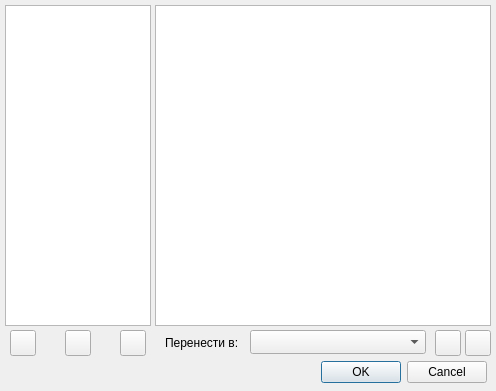
<?xml version="1.0" encoding="UTF-8"?>
<ui version="4.0">
 <class>gcomps</class>
 <widget class="QDialog" name="gcomps">
  <property name="geometry">
   <rect>
    <x>0</x>
    <y>0</y>
    <width>496</width>
    <height>391</height>
   </rect>
  </property>
  <property name="windowTitle">
   <string>Группы ПК</string>
  </property>
  <widget class="QTableView" name="t_comps">
   <property name="geometry">
    <rect>
     <x>155</x>
     <y>5</y>
     <width>336</width>
     <height>321</height>
    </rect>
   </property>
   <property name="alternatingRowColors">
    <bool>true</bool>
   </property>
   <property name="selectionMode">
    <enum>QAbstractItemView::SingleSelection</enum>
   </property>
   <property name="selectionBehavior">
    <enum>QAbstractItemView::SelectRows</enum>
   </property>
   <property name="verticalScrollMode">
    <enum>QAbstractItemView::ScrollPerItem</enum>
   </property>
   <property name="horizontalScrollMode">
    <enum>QAbstractItemView::ScrollPerPixel</enum>
   </property>
   <attribute name="horizontalHeaderDefaultSectionSize">
    <number>150</number>
   </attribute>
   <attribute name="horizontalHeaderStretchLastSection">
    <bool>true</bool>
   </attribute>
   <attribute name="verticalHeaderVisible">
    <bool>false</bool>
   </attribute>
   <attribute name="verticalHeaderCascadingSectionResizes">
    <bool>false</bool>
   </attribute>
   <attribute name="verticalHeaderDefaultSectionSize">
    <number>24</number>
   </attribute>
   <attribute name="verticalHeaderMinimumSectionSize">
    <number>22</number>
   </attribute>
  </widget>
  <widget class="QListView" name="l_gcomps">
   <property name="geometry">
    <rect>
     <x>5</x>
     <y>5</y>
     <width>146</width>
     <height>321</height>
    </rect>
   </property>
  </widget>
  <widget class="QDialogButtonBox" name="buttonBox">
   <property name="geometry">
    <rect>
     <x>320</x>
     <y>360</y>
     <width>167</width>
     <height>25</height>
    </rect>
   </property>
   <property name="standardButtons">
    <set>QDialogButtonBox::Cancel|QDialogButtonBox::Ok</set>
   </property>
  </widget>
  <widget class="QPushButton" name="b_add_gr">
   <property name="geometry">
    <rect>
     <x>10</x>
     <y>330</y>
     <width>26</width>
     <height>26</height>
    </rect>
   </property>
   <property name="styleSheet">
    <string notr="true"/>
   </property>
   <property name="text">
    <string/>
   </property>
   <property name="icon">
    <iconset resource="../res.qrc">
     <normaloff>:/images/buttons/add.png</normaloff>:/images/buttons/add.png</iconset>
   </property>
   <property name="iconSize">
    <size>
     <width>17</width>
     <height>17</height>
    </size>
   </property>
   <property name="flat">
    <bool>false</bool>
   </property>
  </widget>
  <widget class="QPushButton" name="b_edit_gr">
   <property name="geometry">
    <rect>
     <x>65</x>
     <y>330</y>
     <width>26</width>
     <height>26</height>
    </rect>
   </property>
   <property name="text">
    <string/>
   </property>
   <property name="icon">
    <iconset resource="../res.qrc">
     <normaloff>:/images/buttons/edit.png</normaloff>:/images/buttons/edit.png</iconset>
   </property>
   <property name="iconSize">
    <size>
     <width>17</width>
     <height>17</height>
    </size>
   </property>
  </widget>
  <widget class="QPushButton" name="b_del_gr">
   <property name="geometry">
    <rect>
     <x>120</x>
     <y>330</y>
     <width>26</width>
     <height>26</height>
    </rect>
   </property>
   <property name="text">
    <string/>
   </property>
   <property name="icon">
    <iconset resource="../res.qrc">
     <normaloff>:/images/buttons/remove.png</normaloff>:/images/buttons/remove.png</iconset>
   </property>
   <property name="iconSize">
    <size>
     <width>17</width>
     <height>17</height>
    </size>
   </property>
  </widget>
  <widget class="QComboBox" name="cb_gcomps">
   <property name="geometry">
    <rect>
     <x>250</x>
     <y>330</y>
     <width>176</width>
     <height>24</height>
    </rect>
   </property>
  </widget>
  <widget class="QLabel" name="label">
   <property name="geometry">
    <rect>
     <x>165</x>
     <y>335</y>
     <width>81</width>
     <height>16</height>
    </rect>
   </property>
   <property name="text">
    <string>Перенести в:</string>
   </property>
  </widget>
  <widget class="QPushButton" name="b_setg_ok">
   <property name="geometry">
    <rect>
     <x>435</x>
     <y>330</y>
     <width>26</width>
     <height>26</height>
    </rect>
   </property>
   <property name="text">
    <string/>
   </property>
   <property name="icon">
    <iconset resource="../res.qrc">
     <normaloff>:/images/buttons/apply.png</normaloff>:/images/buttons/apply.png</iconset>
   </property>
   <property name="iconSize">
    <size>
     <width>18</width>
     <height>18</height>
    </size>
   </property>
  </widget>
  <widget class="QPushButton" name="b_setg_cancel">
   <property name="geometry">
    <rect>
     <x>465</x>
     <y>330</y>
     <width>26</width>
     <height>26</height>
    </rect>
   </property>
   <property name="text">
    <string/>
   </property>
   <property name="icon">
    <iconset resource="../res.qrc">
     <normaloff>:/images/buttons/cancel.png</normaloff>:/images/buttons/cancel.png</iconset>
   </property>
   <property name="iconSize">
    <size>
     <width>18</width>
     <height>18</height>
    </size>
   </property>
  </widget>
 </widget>
 <tabstops>
  <tabstop>l_gcomps</tabstop>
  <tabstop>t_comps</tabstop>
  <tabstop>b_add_gr</tabstop>
  <tabstop>b_edit_gr</tabstop>
  <tabstop>b_del_gr</tabstop>
  <tabstop>cb_gcomps</tabstop>
  <tabstop>b_setg_ok</tabstop>
  <tabstop>b_setg_cancel</tabstop>
  <tabstop>buttonBox</tabstop>
 </tabstops>
 <resources>
  <include location="../res.qrc"/>
 </resources>
 <connections/>
</ui>
